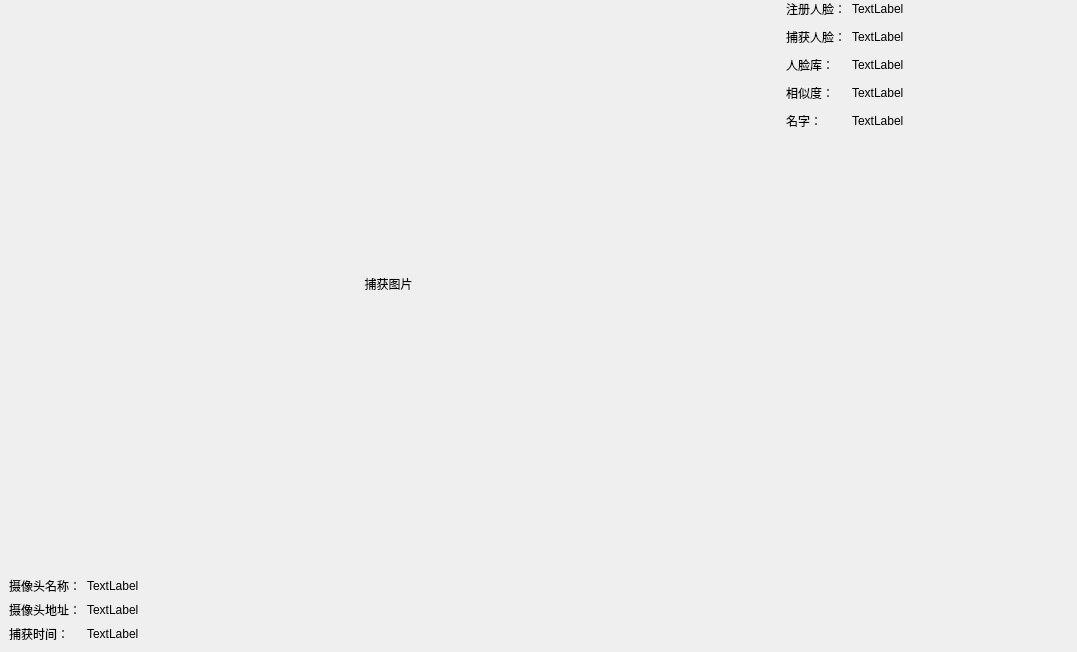
<?xml version="1.0" encoding="UTF-8"?>
<ui version="4.0">
 <class>Form</class>
 <widget class="QWidget" name="Form">
  <property name="geometry">
   <rect>
    <x>0</x>
    <y>0</y>
    <width>1077</width>
    <height>652</height>
   </rect>
  </property>
  <property name="windowTitle">
   <string>Form</string>
  </property>
  <layout class="QGridLayout" name="gridLayout">
   <property name="leftMargin">
    <number>0</number>
   </property>
   <property name="topMargin">
    <number>0</number>
   </property>
   <property name="rightMargin">
    <number>0</number>
   </property>
   <property name="bottomMargin">
    <number>0</number>
   </property>
   <property name="spacing">
    <number>0</number>
   </property>
   <item row="0" column="0">
    <widget class="QWidget" name="widget" native="true">
     <layout class="QHBoxLayout" name="horizontalLayout" stretch="3,1">
      <property name="spacing">
       <number>0</number>
      </property>
      <property name="leftMargin">
       <number>0</number>
      </property>
      <property name="topMargin">
       <number>0</number>
      </property>
      <property name="rightMargin">
       <number>0</number>
      </property>
      <property name="bottomMargin">
       <number>0</number>
      </property>
      <item>
       <widget class="QWidget" name="widget_left" native="true">
        <layout class="QVBoxLayout" name="verticalLayout" stretch="3,0">
         <property name="spacing">
          <number>0</number>
         </property>
         <property name="leftMargin">
          <number>0</number>
         </property>
         <property name="topMargin">
          <number>0</number>
         </property>
         <property name="rightMargin">
          <number>0</number>
         </property>
         <property name="bottomMargin">
          <number>0</number>
         </property>
         <item>
          <widget class="QWidget" name="widget_1" native="true">
           <layout class="QGridLayout" name="gridLayout_2">
            <property name="leftMargin">
             <number>0</number>
            </property>
            <property name="topMargin">
             <number>0</number>
            </property>
            <property name="rightMargin">
             <number>0</number>
            </property>
            <property name="bottomMargin">
             <number>0</number>
            </property>
            <property name="spacing">
             <number>0</number>
            </property>
            <item row="0" column="0">
             <widget class="QLabel" name="label_capture">
              <property name="text">
               <string>捕获图片</string>
              </property>
              <property name="alignment">
               <set>Qt::AlignCenter</set>
              </property>
             </widget>
            </item>
           </layout>
          </widget>
         </item>
         <item>
          <widget class="QWidget" name="widget_2" native="true">
           <layout class="QFormLayout" name="formLayout">
            <item row="0" column="0">
             <widget class="QLabel" name="label">
              <property name="text">
               <string>摄像头名称：</string>
              </property>
             </widget>
            </item>
            <item row="0" column="1">
             <widget class="QLabel" name="label_camera_name">
              <property name="text">
               <string>TextLabel</string>
              </property>
             </widget>
            </item>
            <item row="1" column="0">
             <widget class="QLabel" name="label_2">
              <property name="text">
               <string>摄像头地址：</string>
              </property>
             </widget>
            </item>
            <item row="1" column="1">
             <widget class="QLabel" name="label_camera_url">
              <property name="text">
               <string>TextLabel</string>
              </property>
             </widget>
            </item>
            <item row="2" column="0">
             <widget class="QLabel" name="label_3">
              <property name="text">
               <string>捕获时间：</string>
              </property>
             </widget>
            </item>
            <item row="2" column="1">
             <widget class="QLabel" name="label_time">
              <property name="text">
               <string>TextLabel</string>
              </property>
             </widget>
            </item>
           </layout>
          </widget>
         </item>
        </layout>
       </widget>
      </item>
      <item>
       <widget class="QWidget" name="widget_right" native="true">
        <property name="minimumSize">
         <size>
          <width>300</width>
          <height>0</height>
         </size>
        </property>
        <property name="maximumSize">
         <size>
          <width>300</width>
          <height>16777215</height>
         </size>
        </property>
        <layout class="QFormLayout" name="formLayout_2">
         <property name="horizontalSpacing">
          <number>6</number>
         </property>
         <property name="verticalSpacing">
          <number>10</number>
         </property>
         <property name="topMargin">
          <number>0</number>
         </property>
         <property name="rightMargin">
          <number>0</number>
         </property>
         <property name="bottomMargin">
          <number>0</number>
         </property>
         <item row="0" column="0">
          <widget class="QLabel" name="label_7">
           <property name="text">
            <string>注册人脸：</string>
           </property>
          </widget>
         </item>
         <item row="2" column="0">
          <widget class="QLabel" name="label_8">
           <property name="text">
            <string>捕获人脸：</string>
           </property>
          </widget>
         </item>
         <item row="0" column="1">
          <widget class="QLabel" name="label_register">
           <property name="text">
            <string>TextLabel</string>
           </property>
          </widget>
         </item>
         <item row="2" column="1">
          <widget class="QLabel" name="label_face">
           <property name="text">
            <string>TextLabel</string>
           </property>
          </widget>
         </item>
         <item row="4" column="1">
          <widget class="QLabel" name="label_face_lib">
           <property name="text">
            <string>TextLabel</string>
           </property>
          </widget>
         </item>
         <item row="4" column="0">
          <widget class="QLabel" name="label_4">
           <property name="text">
            <string>人脸库：</string>
           </property>
          </widget>
         </item>
         <item row="6" column="1">
          <widget class="QLabel" name="label_similaity">
           <property name="text">
            <string>TextLabel</string>
           </property>
          </widget>
         </item>
         <item row="6" column="0">
          <widget class="QLabel" name="label_5">
           <property name="text">
            <string>相似度：</string>
           </property>
          </widget>
         </item>
         <item row="8" column="0">
          <widget class="QLabel" name="label_6">
           <property name="text">
            <string>名字：</string>
           </property>
          </widget>
         </item>
         <item row="8" column="1">
          <widget class="QLabel" name="label_name">
           <property name="text">
            <string>TextLabel</string>
           </property>
          </widget>
         </item>
        </layout>
       </widget>
      </item>
     </layout>
    </widget>
   </item>
  </layout>
 </widget>
 <resources/>
 <connections/>
</ui>
